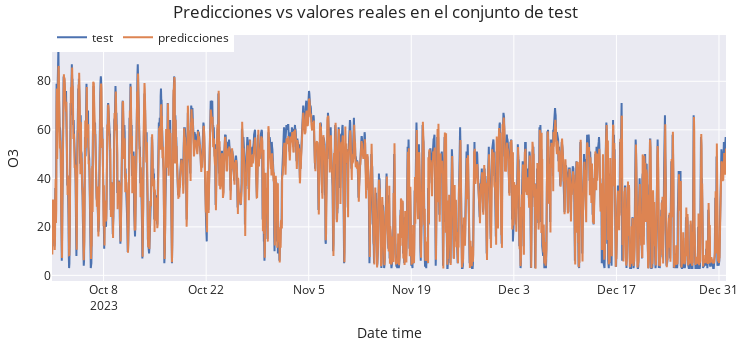

Write notebook code for a chart like this one.
### Code cell
# Gráfico de las predicciones vs valores reales en el conjunto de test
# ==============================================================================
fig = go.Figure()
trace1 = go.Scatter(x=data_test.index, y=data_test['o3'], name="test", mode="lines")
trace2 = go.Scatter(x=predictions.index, y=predictions['o3'], name="predicciones", mode="lines")
fig.add_trace(trace1)
fig.add_trace(trace2)
fig.update_layout(
    title="Predicciones vs valores reales en el conjunto de test",
    xaxis_title="Date time",
    yaxis_title="O3",
    width=750,
    height=350,
    margin=dict(l=20, r=20, t=35, b=20),
    legend=dict(
        orientation="h",
        yanchor="top",
        y=1.05,
        xanchor="left",
        x=0
    )
)
fig.show()

### Figure 1 — Plotly figure (JSON) as saved in the notebook; plotly's stock layout.template omitted (floating-point values rounded to 4 significant figures; data arrays with more than 128 entries replaced by an {"elided": "..."} marker saying what was removed)
{"data": [{"mode": "lines", "name": "test", "type": "scatter", "x": {"elided": "2209 str values"}, "y": {"elided": "2209 float values"}}, {"mode": "lines", "name": "predicciones", "type": "scatter", "x": {"elided": "2208 str values"}, "y": {"elided": "2208 float values"}}], "layout": {"height": 350, "legend": {"orientation": "h", "x": 0, "xanchor": "left", "y": 1.05, "yanchor": "top"}, "margin": {"b": 20, "l": 20, "r": 20, "t": 35}, "title": {"text": "Predicciones vs valores reales en el conjunto de test"}, "width": 750, "xaxis": {"title": {"text": "Date time"}}, "yaxis": {"title": {"text": "O3"}}}}
